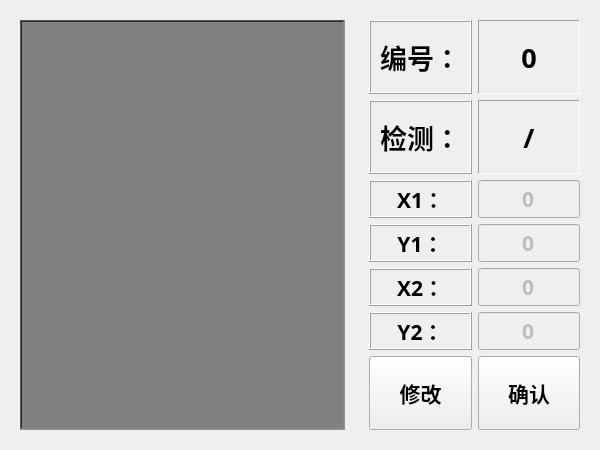
<?xml version="1.0" encoding="UTF-8"?>
<ui version="4.0">
 <class>ProcessResultDisplayClass</class>
 <widget class="QWidget" name="ProcessResultDisplayClass">
  <property name="geometry">
   <rect>
    <x>0</x>
    <y>0</y>
    <width>600</width>
    <height>450</height>
   </rect>
  </property>
  <property name="windowTitle">
   <string>效果显示</string>
  </property>
  <layout class="QGridLayout" name="gridLayout" columnstretch="6,4">
   <item row="0" column="0">
    <widget class="QWidget" name="widget" native="true">
     <layout class="QGridLayout" name="gridLayout_2">
      <item row="0" column="0">
       <widget class="QLabel" name="labelDisplay">
        <property name="sizePolicy">
         <sizepolicy hsizetype="Ignored" vsizetype="Ignored">
          <horstretch>0</horstretch>
          <verstretch>0</verstretch>
         </sizepolicy>
        </property>
        <property name="styleSheet">
         <string notr="true">background:gray</string>
        </property>
        <property name="frameShape">
         <enum>QFrame::WinPanel</enum>
        </property>
        <property name="frameShadow">
         <enum>QFrame::Sunken</enum>
        </property>
        <property name="text">
         <string/>
        </property>
        <property name="alignment">
         <set>Qt::AlignCenter</set>
        </property>
       </widget>
      </item>
     </layout>
    </widget>
   </item>
   <item row="0" column="1">
    <widget class="QWidget" name="widget_2" native="true">
     <property name="font">
      <font>
       <family>等线</family>
       <pointsize>10</pointsize>
       <weight>75</weight>
       <bold>true</bold>
      </font>
     </property>
     <layout class="QGridLayout" name="gridLayout_3" rowstretch="2,2,1,1,1,1,2" columnstretch="0,1,1">
      <item row="2" column="2">
       <widget class="QLineEdit" name="lineEditX1">
        <property name="enabled">
         <bool>false</bool>
        </property>
        <property name="sizePolicy">
         <sizepolicy hsizetype="Maximum" vsizetype="Fixed">
          <horstretch>0</horstretch>
          <verstretch>0</verstretch>
         </sizepolicy>
        </property>
        <property name="font">
         <font>
          <family>等线</family>
          <pointsize>16</pointsize>
          <weight>75</weight>
          <bold>true</bold>
         </font>
        </property>
        <property name="text">
         <string>0</string>
        </property>
        <property name="echoMode">
         <enum>QLineEdit::Normal</enum>
        </property>
        <property name="alignment">
         <set>Qt::AlignCenter</set>
        </property>
       </widget>
      </item>
      <item row="3" column="2">
       <widget class="QLineEdit" name="lineEditY1">
        <property name="enabled">
         <bool>false</bool>
        </property>
        <property name="font">
         <font>
          <family>等线</family>
          <pointsize>16</pointsize>
          <weight>75</weight>
          <bold>true</bold>
         </font>
        </property>
        <property name="text">
         <string>0</string>
        </property>
        <property name="alignment">
         <set>Qt::AlignCenter</set>
        </property>
       </widget>
      </item>
      <item row="4" column="2">
       <widget class="QLineEdit" name="lineEditX2">
        <property name="enabled">
         <bool>false</bool>
        </property>
        <property name="font">
         <font>
          <family>等线</family>
          <pointsize>16</pointsize>
          <weight>75</weight>
          <bold>true</bold>
         </font>
        </property>
        <property name="text">
         <string>0</string>
        </property>
        <property name="alignment">
         <set>Qt::AlignCenter</set>
        </property>
       </widget>
      </item>
      <item row="5" column="2">
       <widget class="QLineEdit" name="lineEditY2">
        <property name="enabled">
         <bool>false</bool>
        </property>
        <property name="font">
         <font>
          <family>等线</family>
          <pointsize>16</pointsize>
          <weight>75</weight>
          <bold>true</bold>
         </font>
        </property>
        <property name="text">
         <string>0</string>
        </property>
        <property name="alignment">
         <set>Qt::AlignCenter</set>
        </property>
       </widget>
      </item>
      <item row="6" column="2">
       <widget class="QPushButton" name="buttonSure">
        <property name="sizePolicy">
         <sizepolicy hsizetype="Minimum" vsizetype="Expanding">
          <horstretch>0</horstretch>
          <verstretch>0</verstretch>
         </sizepolicy>
        </property>
        <property name="font">
         <font>
          <family>等线</family>
          <pointsize>16</pointsize>
          <weight>75</weight>
          <bold>true</bold>
         </font>
        </property>
        <property name="text">
         <string>确认</string>
        </property>
       </widget>
      </item>
      <item row="1" column="2">
       <widget class="QLabel" name="labelDetectCate">
        <property name="font">
         <font>
          <family>等线</family>
          <pointsize>20</pointsize>
          <weight>75</weight>
          <bold>true</bold>
         </font>
        </property>
        <property name="frameShape">
         <enum>QFrame::Panel</enum>
        </property>
        <property name="frameShadow">
         <enum>QFrame::Sunken</enum>
        </property>
        <property name="text">
         <string>/</string>
        </property>
        <property name="alignment">
         <set>Qt::AlignCenter</set>
        </property>
       </widget>
      </item>
      <item row="0" column="2">
       <widget class="QLabel" name="labelBlockIndex">
        <property name="font">
         <font>
          <family>等线</family>
          <pointsize>20</pointsize>
          <weight>75</weight>
          <bold>true</bold>
         </font>
        </property>
        <property name="frameShape">
         <enum>QFrame::Panel</enum>
        </property>
        <property name="frameShadow">
         <enum>QFrame::Sunken</enum>
        </property>
        <property name="text">
         <string>0</string>
        </property>
        <property name="alignment">
         <set>Qt::AlignCenter</set>
        </property>
       </widget>
      </item>
      <item row="6" column="1">
       <widget class="QPushButton" name="buttonModify">
        <property name="sizePolicy">
         <sizepolicy hsizetype="Minimum" vsizetype="Expanding">
          <horstretch>0</horstretch>
          <verstretch>0</verstretch>
         </sizepolicy>
        </property>
        <property name="font">
         <font>
          <family>等线</family>
          <pointsize>16</pointsize>
          <weight>75</weight>
          <bold>true</bold>
         </font>
        </property>
        <property name="text">
         <string>修改</string>
        </property>
       </widget>
      </item>
      <item row="5" column="1">
       <widget class="QLabel" name="label_8">
        <property name="frameShape">
         <enum>QFrame::Box</enum>
        </property>
        <property name="frameShadow">
         <enum>QFrame::Raised</enum>
        </property>
        <property name="text">
         <string>&lt;html&gt;&lt;head/&gt;&lt;body&gt;&lt;p&gt;&lt;span style=&quot; font-size:16pt;&quot;&gt;Y2：&lt;/span&gt;&lt;/p&gt;&lt;/body&gt;&lt;/html&gt;</string>
        </property>
        <property name="alignment">
         <set>Qt::AlignCenter</set>
        </property>
       </widget>
      </item>
      <item row="4" column="1">
       <widget class="QLabel" name="label_6">
        <property name="frameShape">
         <enum>QFrame::Box</enum>
        </property>
        <property name="frameShadow">
         <enum>QFrame::Raised</enum>
        </property>
        <property name="text">
         <string>&lt;html&gt;&lt;head/&gt;&lt;body&gt;&lt;p&gt;&lt;span style=&quot; font-size:16pt;&quot;&gt;X2：&lt;/span&gt;&lt;/p&gt;&lt;/body&gt;&lt;/html&gt;</string>
        </property>
        <property name="alignment">
         <set>Qt::AlignCenter</set>
        </property>
       </widget>
      </item>
      <item row="3" column="1">
       <widget class="QLabel" name="label_7">
        <property name="frameShape">
         <enum>QFrame::Box</enum>
        </property>
        <property name="frameShadow">
         <enum>QFrame::Raised</enum>
        </property>
        <property name="text">
         <string>&lt;html&gt;&lt;head/&gt;&lt;body&gt;&lt;p&gt;&lt;span style=&quot; font-size:16pt;&quot;&gt;Y1：&lt;/span&gt;&lt;/p&gt;&lt;/body&gt;&lt;/html&gt;</string>
        </property>
        <property name="alignment">
         <set>Qt::AlignCenter</set>
        </property>
       </widget>
      </item>
      <item row="2" column="1">
       <widget class="QLabel" name="label_5">
        <property name="frameShape">
         <enum>QFrame::Box</enum>
        </property>
        <property name="frameShadow">
         <enum>QFrame::Raised</enum>
        </property>
        <property name="text">
         <string>&lt;html&gt;&lt;head/&gt;&lt;body&gt;&lt;p&gt;&lt;span style=&quot; font-size:16pt;&quot;&gt;X1：&lt;/span&gt;&lt;/p&gt;&lt;/body&gt;&lt;/html&gt;</string>
        </property>
        <property name="alignment">
         <set>Qt::AlignCenter</set>
        </property>
       </widget>
      </item>
      <item row="1" column="1">
       <widget class="QLabel" name="label_3">
        <property name="font">
         <font>
          <family>等线</family>
          <pointsize>20</pointsize>
          <weight>75</weight>
          <bold>true</bold>
         </font>
        </property>
        <property name="frameShape">
         <enum>QFrame::Box</enum>
        </property>
        <property name="frameShadow">
         <enum>QFrame::Raised</enum>
        </property>
        <property name="text">
         <string>检测：</string>
        </property>
        <property name="alignment">
         <set>Qt::AlignCenter</set>
        </property>
       </widget>
      </item>
      <item row="0" column="1">
       <widget class="QLabel" name="label">
        <property name="font">
         <font>
          <family>等线</family>
          <pointsize>20</pointsize>
          <weight>75</weight>
          <bold>true</bold>
         </font>
        </property>
        <property name="frameShape">
         <enum>QFrame::Box</enum>
        </property>
        <property name="frameShadow">
         <enum>QFrame::Raised</enum>
        </property>
        <property name="text">
         <string>编号：</string>
        </property>
        <property name="alignment">
         <set>Qt::AlignCenter</set>
        </property>
       </widget>
      </item>
     </layout>
    </widget>
   </item>
  </layout>
 </widget>
 <resources/>
 <connections/>
</ui>
